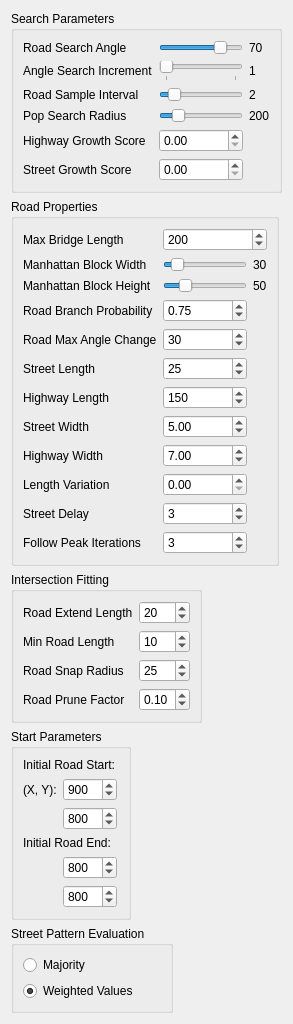
    <widget class="QWidget" name="tabStreetParams">
     <attribute name="title">
      <string>Street Generation</string>
     </attribute>
     <layout class="QFormLayout" name="formLayout_3">
      <item row="0" column="0">
       <widget class="QGroupBox" name="groupBox_6">
        <property name="title">
         <string>Search Parameters</string>
        </property>
        <layout class="QGridLayout" name="gridLayout_11">
         <item row="0" column="0">
          <layout class="QGridLayout" name="gridLayout">
           <item row="4" column="1">
            <widget class="QDoubleSpinBox" name="highwayGrowthFactor">
             <property name="maximum">
              <double>1.000000000000000</double>
             </property>
             <property name="singleStep">
              <double>0.050000000000000</double>
             </property>
             <property name="value">
              <double>0.000000000000000</double>
             </property>
            </widget>
           </item>
           <item row="5" column="1">
            <widget class="QDoubleSpinBox" name="streetGrowthFactor">
             <property name="maximum">
              <double>1.000000000000000</double>
             </property>
             <property name="singleStep">
              <double>0.050000000000000</double>
             </property>
             <property name="value">
              <double>0.000000000000000</double>
             </property>
            </widget>
           </item>
           <item row="5" column="0">
            <widget class="QLabel" name="label_25">
             <property name="text">
              <string>Street Growth Score</string>
             </property>
            </widget>
           </item>
           <item row="3" column="1">
            <widget class="QSlider" name="sliderPopSearchRadius">
             <property name="minimum">
              <number>25</number>
             </property>
             <property name="maximum">
              <number>1000</number>
             </property>
             <property name="singleStep">
              <number>25</number>
             </property>
             <property name="value">
              <number>200</number>
             </property>
             <property name="orientation">
              <enum>Qt::Horizontal</enum>
             </property>
            </widget>
           </item>
           <item row="3" column="2">
            <widget class="QLabel" name="label_21">
             <property name="text">
              <string>200</string>
             </property>
            </widget>
           </item>
           <item row="3" column="0">
            <widget class="QLabel" name="label_20">
             <property name="text">
              <string>Pop Search Radius</string>
             </property>
            </widget>
           </item>
           <item row="2" column="2">
            <widget class="QLabel" name="label_8">
             <property name="text">
              <string>2</string>
             </property>
            </widget>
           </item>
           <item row="0" column="0">
            <widget class="QLabel" name="label_2">
             <property name="text">
              <string>Road Search Angle</string>
             </property>
            </widget>
           </item>
           <item row="0" column="2">
            <widget class="QLabel" name="label_3">
             <property name="text">
              <string>70</string>
             </property>
            </widget>
           </item>
           <item row="1" column="0">
            <widget class="QLabel" name="label_4">
             <property name="text">
              <string>Angle Search Increment</string>
             </property>
            </widget>
           </item>
           <item row="1" column="2">
            <widget class="QLabel" name="label_5">
             <property name="text">
              <string>1</string>
             </property>
            </widget>
           </item>
           <item row="1" column="1">
            <widget class="QSlider" name="sliderSearchAngleIncrease">
             <property name="minimum">
              <number>1</number>
             </property>
             <property name="maximum">
              <number>10</number>
             </property>
             <property name="orientation">
              <enum>Qt::Horizontal</enum>
             </property>
             <property name="tickPosition">
              <enum>QSlider::TicksBelow</enum>
             </property>
            </widget>
           </item>
           <item row="2" column="1">
            <widget class="QSlider" name="sliderRoadSampleInterval">
             <property name="minimum">
              <number>1</number>
             </property>
             <property name="maximum">
              <number>10</number>
             </property>
             <property name="value">
              <number>2</number>
             </property>
             <property name="orientation">
              <enum>Qt::Horizontal</enum>
             </property>
            </widget>
           </item>
           <item row="2" column="0">
            <widget class="QLabel" name="label_7">
             <property name="text">
              <string>Road Sample Interval</string>
             </property>
            </widget>
           </item>
           <item row="0" column="1">
            <widget class="QSlider" name="slideRoadSearchAngle">
             <property name="maximum">
              <number>90</number>
             </property>
             <property name="value">
              <number>70</number>
             </property>
             <property name="orientation">
              <enum>Qt::Horizontal</enum>
             </property>
            </widget>
           </item>
           <item row="4" column="0">
            <widget class="QLabel" name="label_24">
             <property name="text">
              <string>Highway Growth Score</string>
             </property>
            </widget>
           </item>
          </layout>
         </item>
        </layout>
       </widget>
      </item>
      <item row="1" column="0">
       <widget class="QGroupBox" name="groupBox_7">
        <property name="title">
         <string>Road Properties</string>
        </property>
        <layout class="QHBoxLayout" name="horizontalLayout">
         <item>
          <layout class="QGridLayout" name="gridLayout_2">
           <item row="10" column="1">
            <widget class="QSpinBox" name="spnStreetDelay">
             <property name="value">
              <number>3</number>
             </property>
            </widget>
           </item>
           <item row="10" column="0">
            <widget class="QLabel" name="label_48">
             <property name="text">
              <string>Street Delay</string>
             </property>
            </widget>
           </item>
           <item row="7" column="0">
            <widget class="QLabel" name="label_33">
             <property name="text">
              <string>Street Width</string>
             </property>
            </widget>
           </item>
           <item row="7" column="1">
            <widget class="QDoubleSpinBox" name="spinStreetWidth">
             <property name="minimum">
              <double>1.000000000000000</double>
             </property>
             <property name="maximum">
              <double>15.000000000000000</double>
             </property>
             <property name="value">
              <double>5.000000000000000</double>
             </property>
            </widget>
           </item>
           <item row="0" column="0">
            <widget class="QLabel" name="label_9">
             <property name="text">
              <string>Max Bridge Length</string>
             </property>
            </widget>
           </item>
           <item row="8" column="0">
            <widget class="QLabel" name="label_34">
             <property name="text">
              <string>Highway Width</string>
             </property>
            </widget>
           </item>
           <item row="0" column="1" colspan="2">
            <widget class="QSpinBox" name="spinMaxBridgeLength">
             <property name="maximum">
              <number>1000</number>
             </property>
             <property name="value">
              <number>200</number>
             </property>
            </widget>
           </item>
           <item row="3" column="0">
            <widget class="QLabel" name="label_17">
             <property name="text">
              <string>Road Branch Probability</string>
             </property>
            </widget>
           </item>
           <item row="1" column="2">
            <widget class="QLabel" name="label_16">
             <property name="text">
              <string>30</string>
             </property>
            </widget>
           </item>
           <item row="2" column="2">
            <widget class="QLabel" name="label_15">
             <property name="text">
              <string>50</string>
             </property>
            </widget>
           </item>
           <item row="4" column="1">
            <widget class="QSpinBox" name="spinMaxRoadAngleChange">
             <property name="maximum">
              <number>360</number>
             </property>
             <property name="value">
              <number>30</number>
             </property>
            </widget>
           </item>
           <item row="2" column="0">
            <widget class="QLabel" name="label_14">
             <property name="text">
              <string>Manhattan Block Height</string>
             </property>
            </widget>
           </item>
           <item row="2" column="1">
            <widget class="QSlider" name="slideManhattanBlockHeight">
             <property name="minimum">
              <number>10</number>
             </property>
             <property name="maximum">
              <number>200</number>
             </property>
             <property name="value">
              <number>50</number>
             </property>
             <property name="orientation">
              <enum>Qt::Horizontal</enum>
             </property>
            </widget>
           </item>
           <item row="6" column="1">
            <widget class="QSpinBox" name="spinHighwayLength">
             <property name="minimum">
              <number>5</number>
             </property>
             <property name="maximum">
              <number>1000</number>
             </property>
             <property name="singleStep">
              <number>5</number>
             </property>
             <property name="value">
              <number>150</number>
             </property>
            </widget>
           </item>
           <item row="1" column="1">
            <widget class="QSlider" name="slideManhattanBlocKWidth">
             <property name="minimum">
              <number>10</number>
             </property>
             <property name="maximum">
              <number>200</number>
             </property>
             <property name="value">
              <number>30</number>
             </property>
             <property name="orientation">
              <enum>Qt::Horizontal</enum>
             </property>
            </widget>
           </item>
           <item row="8" column="1">
            <widget class="QDoubleSpinBox" name="spinHighwayWidth">
             <property name="minimum">
              <double>1.000000000000000</double>
             </property>
             <property name="maximum">
              <double>20.000000000000000</double>
             </property>
             <property name="value">
              <double>7.000000000000000</double>
             </property>
            </widget>
           </item>
           <item row="1" column="0">
            <widget class="QLabel" name="label_13">
             <property name="text">
              <string>Manhattan Block Width</string>
             </property>
            </widget>
           </item>
           <item row="4" column="0">
            <widget class="QLabel" name="label_19">
             <property name="text">
              <string>Road Max Angle Change</string>
             </property>
            </widget>
           </item>
           <item row="6" column="0">
            <widget class="QLabel" name="label_23">
             <property name="text">
              <string>Highway Length</string>
             </property>
            </widget>
           </item>
           <item row="5" column="0">
            <widget class="QLabel" name="label_22">
             <property name="text">
              <string>Street Length</string>
             </property>
            </widget>
           </item>
           <item row="5" column="1">
            <widget class="QSpinBox" name="spinStreetLength">
             <property name="minimum">
              <number>5</number>
             </property>
             <property name="maximum">
              <number>500</number>
             </property>
             <property name="singleStep">
              <number>5</number>
             </property>
             <property name="value">
              <number>25</number>
             </property>
            </widget>
           </item>
           <item row="3" column="1">
            <widget class="QDoubleSpinBox" name="spinRoadBranchProb">
             <property name="maximum">
              <double>1.000000000000000</double>
             </property>
             <property name="singleStep">
              <double>0.050000000000000</double>
             </property>
             <property name="value">
              <double>0.750000000000000</double>
             </property>
            </widget>
           </item>
           <item row="9" column="1">
            <widget class="QDoubleSpinBox" name="spnLengthVariation"/>
           </item>
           <item row="9" column="0">
            <widget class="QLabel" name="label_39">
             <property name="text">
              <string>Length Variation</string>
             </property>
            </widget>
           </item>
           <item row="11" column="0">
            <widget class="QLabel" name="label_49">
             <property name="text">
              <string>Follow Peak Iterations</string>
             </property>
            </widget>
           </item>
           <item row="11" column="1">
            <widget class="QSpinBox" name="spnMainroadFollowLength">
             <property name="value">
              <number>3</number>
             </property>
            </widget>
           </item>
          </layout>
         </item>
        </layout>
       </widget>
      </item>
      <item row="2" column="0">
       <widget class="QGroupBox" name="groupBox_8">
        <property name="title">
         <string>Intersection Fitting</string>
        </property>
        <layout class="QHBoxLayout" name="horizontalLayout_2">
         <item>
          <layout class="QGridLayout" name="gridLayout_3">
           <item row="0" column="1">
            <widget class="QSpinBox" name="spinRoadExtendLength">
             <property name="maximum">
              <number>500</number>
             </property>
             <property name="value">
              <number>20</number>
             </property>
            </widget>
           </item>
           <item row="0" column="0">
            <widget class="QLabel" name="label_10">
             <property name="text">
              <string>Road Extend Length</string>
             </property>
            </widget>
           </item>
           <item row="1" column="0">
            <widget class="QLabel" name="label_11">
             <property name="text">
              <string>Min Road Length</string>
             </property>
            </widget>
           </item>
           <item row="1" column="1">
            <widget class="QSpinBox" name="spinMinRoadLength">
             <property name="maximum">
              <number>200</number>
             </property>
             <property name="value">
              <number>10</number>
             </property>
             <property name="displayIntegerBase">
              <number>10</number>
             </property>
            </widget>
           </item>
           <item row="2" column="0">
            <widget class="QLabel" name="label_12">
             <property name="text">
              <string>Road Snap Radius</string>
             </property>
            </widget>
           </item>
           <item row="2" column="1">
            <widget class="QSpinBox" name="spinRoadSnapRadius">
             <property name="maximum">
              <number>500</number>
             </property>
             <property name="value">
              <number>25</number>
             </property>
            </widget>
           </item>
           <item row="3" column="0">
            <widget class="QLabel" name="label_18">
             <property name="text">
              <string>Road Prune Factor</string>
             </property>
            </widget>
           </item>
           <item row="3" column="1">
            <widget class="QDoubleSpinBox" name="spinRoadPruneFactor">
             <property name="maximum">
              <double>1.000000000000000</double>
             </property>
             <property name="singleStep">
              <double>0.010000000000000</double>
             </property>
             <property name="value">
              <double>0.100000000000000</double>
             </property>
            </widget>
           </item>
          </layout>
         </item>
        </layout>
       </widget>
      </item>
      <item row="3" column="0">
       <widget class="QGroupBox" name="groupBox_11">
        <property name="title">
         <string>Start Parameters</string>
        </property>
        <layout class="QFormLayout" name="formLayout_4">
         <item row="0" column="0">
          <layout class="QFormLayout" name="formLayout_2">
           <item row="0" column="0" colspan="2">
            <widget class="QLabel" name="label_40">
             <property name="text">
              <string>Initial Road Start:</string>
             </property>
            </widget>
           </item>
           <item row="1" column="0">
            <widget class="QLabel" name="label_42">
             <property name="text">
              <string>(X, Y):</string>
             </property>
            </widget>
           </item>
           <item row="1" column="1">
            <widget class="QSpinBox" name="spnStartX">
             <property name="maximum">
              <number>2047</number>
             </property>
             <property name="value">
              <number>900</number>
             </property>
            </widget>
           </item>
           <item row="2" column="1">
            <widget class="QSpinBox" name="spnStartY">
             <property name="maximum">
              <number>2047</number>
             </property>
             <property name="value">
              <number>800</number>
             </property>
            </widget>
           </item>
           <item row="3" column="0" colspan="2">
            <widget class="QLabel" name="label_41">
             <property name="text">
              <string>Initial Road End:</string>
             </property>
            </widget>
           </item>
           <item row="4" column="1">
            <widget class="QSpinBox" name="spnEndX">
             <property name="maximum">
              <number>2047</number>
             </property>
             <property name="value">
              <number>800</number>
             </property>
            </widget>
           </item>
           <item row="5" column="1">
            <widget class="QSpinBox" name="spnEndY">
             <property name="maximum">
              <number>2047</number>
             </property>
             <property name="value">
              <number>800</number>
             </property>
            </widget>
           </item>
          </layout>
         </item>
        </layout>
       </widget>
      </item>
      <item row="4" column="0">
       <widget class="QGroupBox" name="groupBox_5">
        <property name="maximumSize">
         <size>
          <width>235</width>
          <height>187</height>
         </size>
        </property>
        <property name="title">
         <string>Street Pattern Evaluation</string>
        </property>
        <layout class="QGridLayout" name="gridLayout_12">
         <item row="1" column="0">
          <widget class="QRadioButton" name="radUseWeightedStreet">
           <property name="text">
            <string>Weighted Values</string>
           </property>
           <property name="checked">
            <bool>true</bool>
           </property>
          </widget>
         </item>
         <item row="0" column="0">
          <widget class="QRadioButton" name="radUseMajorityStreet">
           <property name="text">
            <string>Majority </string>
           </property>
          </widget>
         </item>
        </layout>
       </widget>
      </item>
     </layout>
    </widget>
